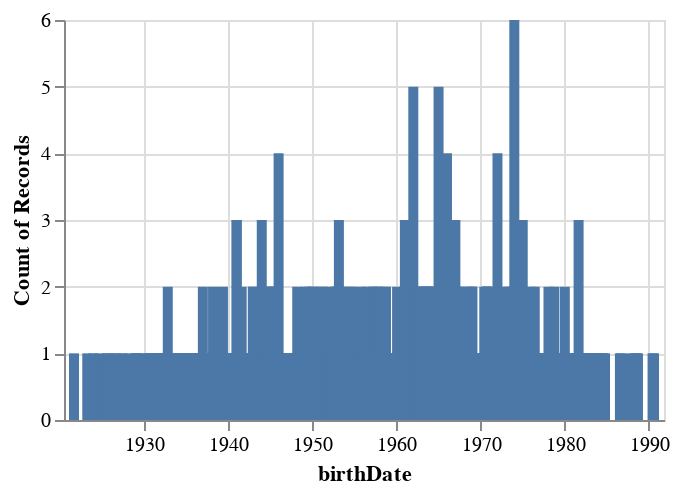

Here is the notebook cell this chart was saved with:
### Code cell
alt.Chart(df.dropna()).mark_bar().encode(
    y='count():Q',
    x=alt.X('birthDate:T')
).properties(
    height = 200
)

### Figure 1 — Vega-Lite specification as saved in the notebook (floating-point values rounded to 4 significant figures; data arrays with more than 128 entries replaced by an {"elided": "..."} marker saying what was removed)
{"config": {"view": {"continuousWidth": 300, "continuousHeight": 300}}, "data": {"name": "data-981db47cabbdad0ef352e9315421f48e"}, "mark": {"type": "bar"}, "encoding": {"x": {"field": "birthDate", "type": "temporal"}, "y": {"aggregate": "count", "type": "quantitative"}}, "height": 200, "$schema": "https://vega.github.io/schema/vega-lite/v5.14.1.json", "datasets": {"data-981db47cabbdad0ef352e9315421f48e": {"elided": "1112 records"}}}
